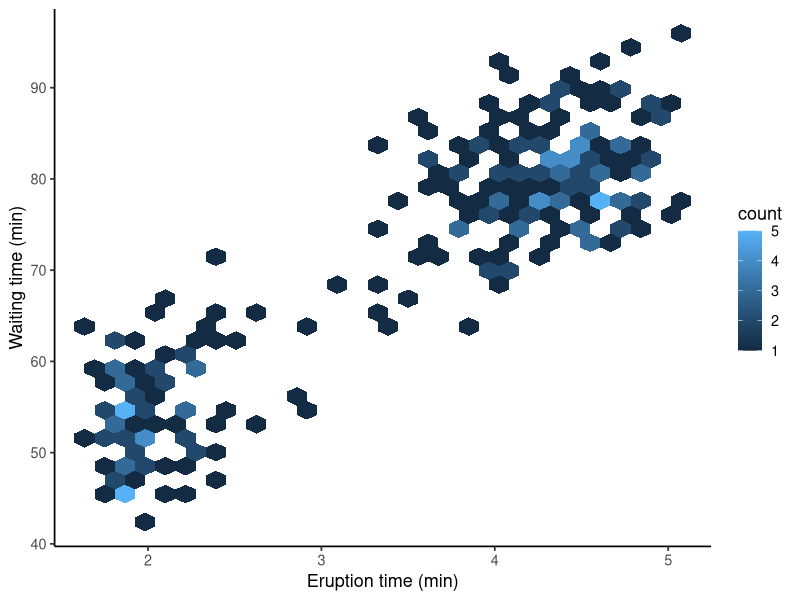
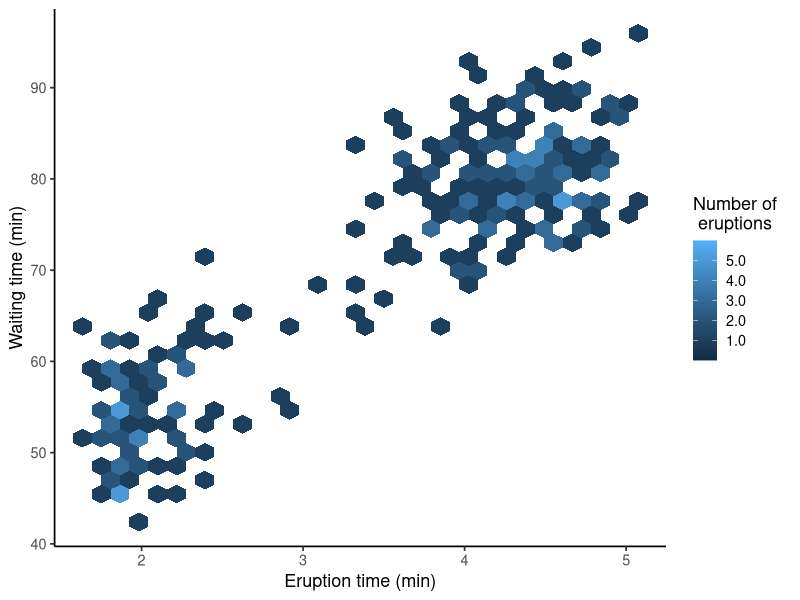
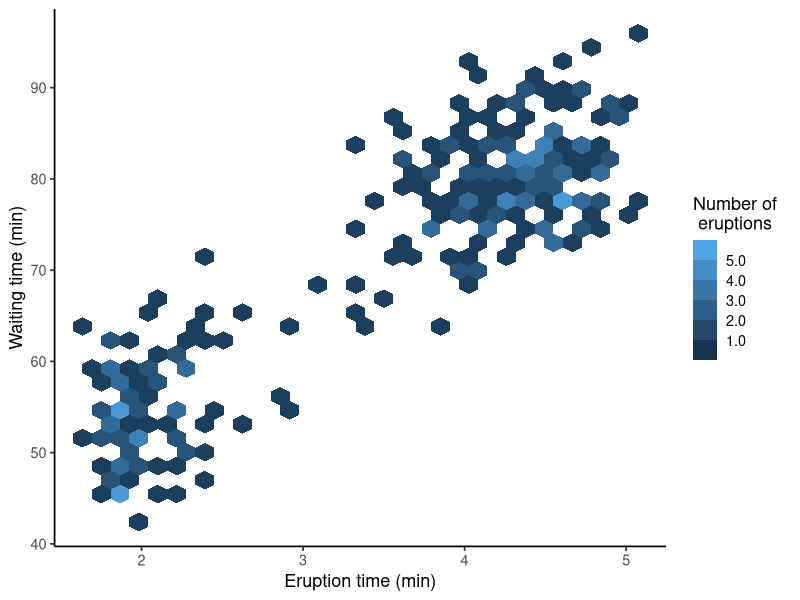

Recreate these plots in R, in order.
## ---- chunk 1
knitr::opts_chunk$set(message = F, 
                      error = F, 
                      warning = F,
                      fig.align = "center")

## ---- chunk 2
library(tidyverse)

ggplot(faithful, aes(x = eruptions, y = waiting)) + 
  geom_hex(aes(fill = ..count..)) +  # hexagon bins 
  labs(x = "Eruption time (min)", y = "Waiting time (min)") + 
  theme_classic(base_size = 13)

## ---- chunk 3
ggplot(faithful, aes(x = eruptions, y = waiting)) + 
  geom_hex(aes(fill = ..count..)) +
  scale_fill_gradient(name = "Number of \n eruptions",
                      limits = c(0, 6),  # legend range
                      breaks = c(1, 2, 3, 4, 5),  # legend tick positions
                      labels = format(c(1, 2, 3, 4, 5), nsmall = 1)) +  # legend tick labels
  labs(x = "Eruption time (min)", y = "Waiting time (min)") + 
  theme_classic(base_size = 13)

## ---- chunk 4
ggplot(faithful, aes(x = eruptions, y = waiting)) + 
  geom_hex(aes(fill = ..count..)) +
  scale_fill_gradient(name = "Number of \n eruptions",
                      limits = c(0, 6),  
                      breaks = c(1, 2, 3, 4, 5),  
                      labels = format(c(1, 2, 3, 4, 5), nsmall = 1),
                      guide = guide_colorsteps()) +  # cut the legend bar into bins
  labs(x = "Eruption time (min)", y = "Waiting time (min)") + 
  theme_classic(base_size = 13)

